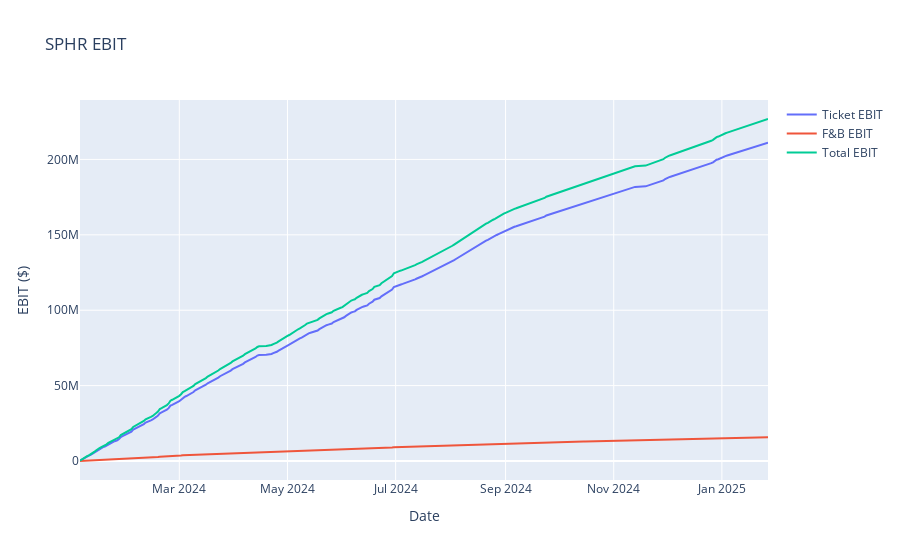

Notebook source saved alongside this figure:
### Code cell
ebit_margins = {
    'residency': 0.5,
    'postcards': 0.75,
    'food': 0.25
}

# Calculate EBIT
sphr_ebit = pd.DataFrame(index=sphr_revenue.index, columns=['Date', 'Ticket EBIT', 'F&B EBIT', 'Total EBIT'])
sphr_ebit['Date'] = sphr_revenue['Date & Time'].dt.date
sphr_ebit.drop_duplicates(subset=['Date'], inplace=True)
sphr_ebit['Ticket EBIT'] = 0
sphr_ebit['F&B EBIT'] = 0
sphr_ebit['Total EBIT'] = 0

for index, row in sphr_revenue.iterrows():
    if row['Group Name'] == 'Postcards':
        em = ebit_margins['postcards']
    else:
        em = ebit_margins['residency']
    date = row['Date & Time'].date()
    sphr_ebit.loc[sphr_ebit['Date'] == date, 'Ticket EBIT'] += row['Bear Case Ticket Revenue'] * em
    sphr_ebit.loc[sphr_ebit['Date'] == date, 'F&B EBIT'] += row['Bear Case F&B Revenue'] * ebit_margins['food']
    sphr_ebit.loc[sphr_ebit['Date'] == date, 'Total EBIT'] = sphr_ebit.loc[sphr_ebit['Date'] == date, 'Ticket EBIT'] + sphr_ebit.loc[sphr_ebit['Date'] == date, 'F&B EBIT']

# Plot EBIT over time
fig = go.Figure()
fig.add_trace(go.Scatter(x=sphr_ebit['Date'], y=sphr_ebit['Ticket EBIT'].cumsum(), name='Ticket EBIT'))
fig.add_trace(go.Scatter(x=sphr_ebit['Date'], y=sphr_ebit['F&B EBIT'].cumsum(), name='F&B EBIT'))
fig.add_trace(go.Scatter(x=sphr_ebit['Date'], y=sphr_ebit['Total EBIT'].cumsum(), name='Total EBIT'))
fig.update_layout(title_text='SPHR EBIT', xaxis_title='Date', yaxis_title='EBIT ($)')
fig.show()

### Figure 1 — Plotly figure (JSON) as saved in the notebook; plotly's stock layout.template omitted (floating-point values rounded to 4 significant figures; data arrays with more than 128 entries replaced by an {"elided": "..."} marker saying what was removed)
{"data": [{"name": "Ticket EBIT", "type": "scatter", "x": {"elided": "380 str values"}, "y": {"elided": "380 float values"}}, {"name": "F&B EBIT", "type": "scatter", "x": {"elided": "380 str values"}, "y": {"elided": "380 int values"}}, {"name": "Total EBIT", "type": "scatter", "x": {"elided": "380 str values"}, "y": {"elided": "380 float values"}}], "layout": {"title": {"text": "SPHR EBIT"}, "xaxis": {"title": {"text": "Date"}}, "yaxis": {"title": {"text": "EBIT ($)"}}}}
